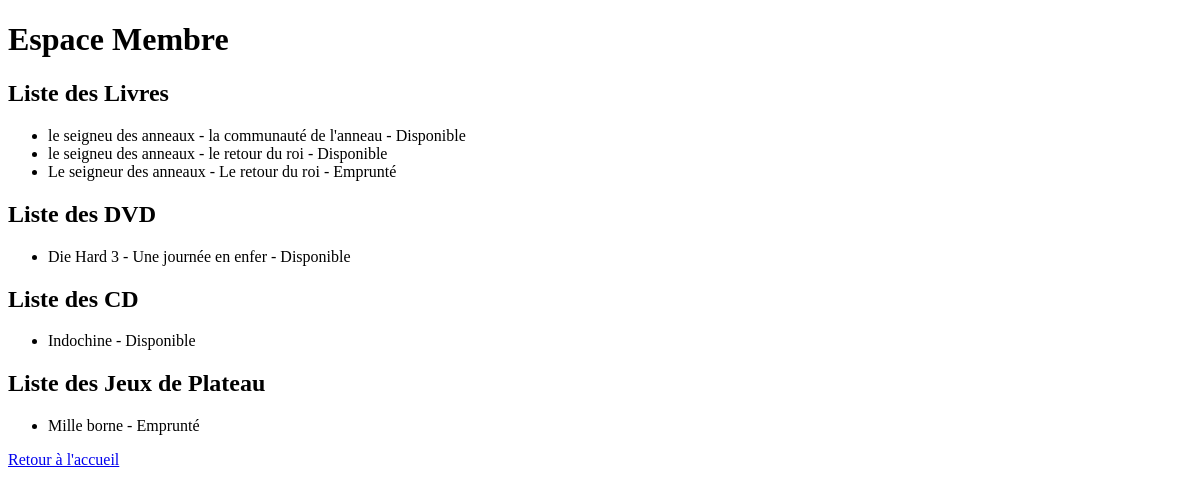
Before: /espace_membre/ with the older database file.
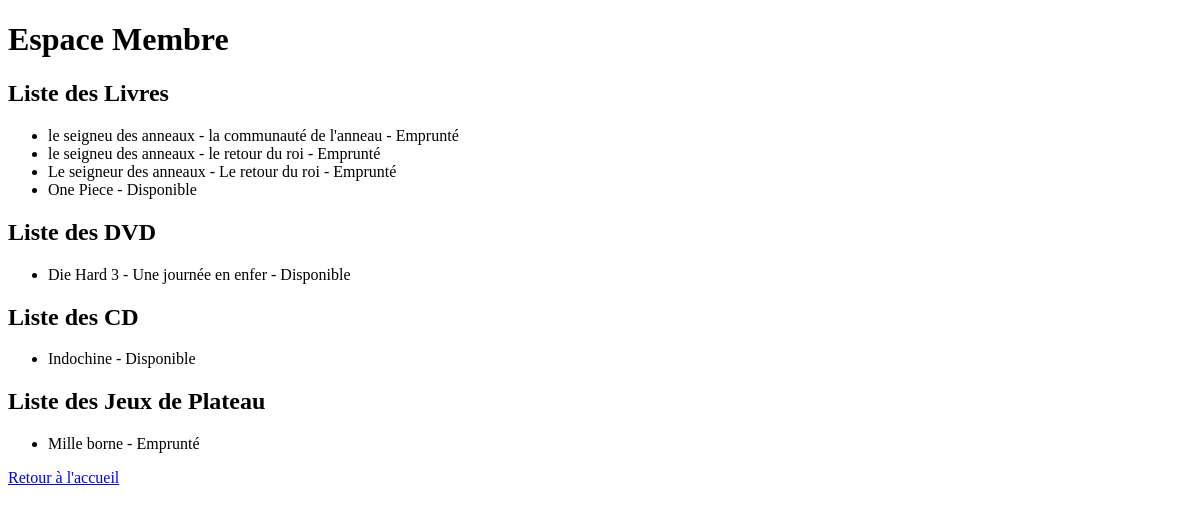
After: the same page with the newer database file.
### bibliotheque/models.py (models this page shows, shortened)
class Media(models.Model):
    name = models.CharField(max_length=255)
    date_emprunt = models.DateField(null=True, blank=True)
    disponible = models.BooleanField(default=True)
    emprunteur = models.ForeignKey('Membre', null=True, blank=True, on_delete=models.SET_NULL)
    class Meta:
        abstract = True

class Livre(Media):  # Livre doit être une classe séparée
    titre = models.CharField(max_length=255)
    auteur = models.CharField(max_length=255)
    disponible = models.BooleanField(default=True)
    def __str__(self):
        return self.titre

class DVD(Media):
    realisateur = models.CharField(max_length=255)

class CD(Media):
    artiste = models.CharField(max_length=255)

class JeuDePlateau(models.Model):
    name = models.CharField(max_length=255)
    createur = models.CharField(max_length=255)

### bibliotheque/views.py (the view)
# urls.py: path('espace_membre/', views.espace_membre, name='espace_membre'),
def espace_membre(request):
    livres = Livre.objects.all()
    dvds = DVD.objects.all()
    cds = CD.objects.all()
    jeux = JeuDePlateau.objects.all()
    print("Livres trouvés :", livres)
    print("DVDs trouvés :", dvds)
    print("CDs trouvés :", cds)
    print("Jeux trouvés :", jeux)
    context = {
        'livres': livres,
        'dvds': dvds,
        'cds': cds,
        'jeux': jeux,
    }
    return render(request, 'bibliotheque/espace_membre.html', context)

### bibliotheque/templates/bibliotheque/espace_membre.html (shortened to what this page needs)
<!DOCTYPE html>
<html lang="fr">
<head>
</head>
<body>
    <h1>Espace Membre</h1>
    <h2>Liste des Livres</h2>
    {% if livres %}
        <ul>
            {% for livre in livres %}
                <li>{{ livre.titre }} - {% if livre.disponible %}Disponible{% else %}Emprunté{% endif %}</li>
            {% endfor %}
        </ul>
    {% else %}
        <p>Aucun livre disponible.</p>
    {% endif %}
    <h2>Liste des DVD</h2>
    {% if dvds %}
        <ul>
            {% for dvd in dvds %}
                <li>{{ dvd.name }} - {% if dvd.disponible %}Disponible{% else %}Emprunté{% endif %}</li>
            {% endfor %}
        </ul>
    {% else %}
        <p>Aucun DVD disponible.</p>
    {% endif %}
    <h2>Liste des CD</h2>
    {% if cds %}
        <ul>
            {% for cd in cds %}
                <li>{{ cd.name }} - {% if cd.disponible %}Disponible{% else %}Emprunté{% endif %}</li>
            {% endfor %}
        </ul>
    {% else %}
        <p>Aucun CD disponible.</p>
    {% endif %}
    <h2>Liste des Jeux de Plateau</h2>
    {% if jeux %}
        <ul>
            {% for jeu in jeux %}
                <li>{{ jeu.name }} - {% if jeu.disponible %}Disponible{% else %}Emprunté{% endif %}</li>
            {% endfor %}
        </ul>
    {% else %}
        <p>Aucun jeu disponible.</p>
    {% endif %}
    <a href="{% url 'accueil' %}">Retour à l'accueil</a>
</body>
</html>

Changed rows visible on the page:
changed Livre "le seigneu des anneaux - la communauté de l'anneau": disponible "Disponible" → "Emprunté"
changed Livre "le seigneu des anneaux - le retour du roi": disponible "Disponible" → "Emprunté"
added Livre: titre "One Piece", disponible "Disponible"
